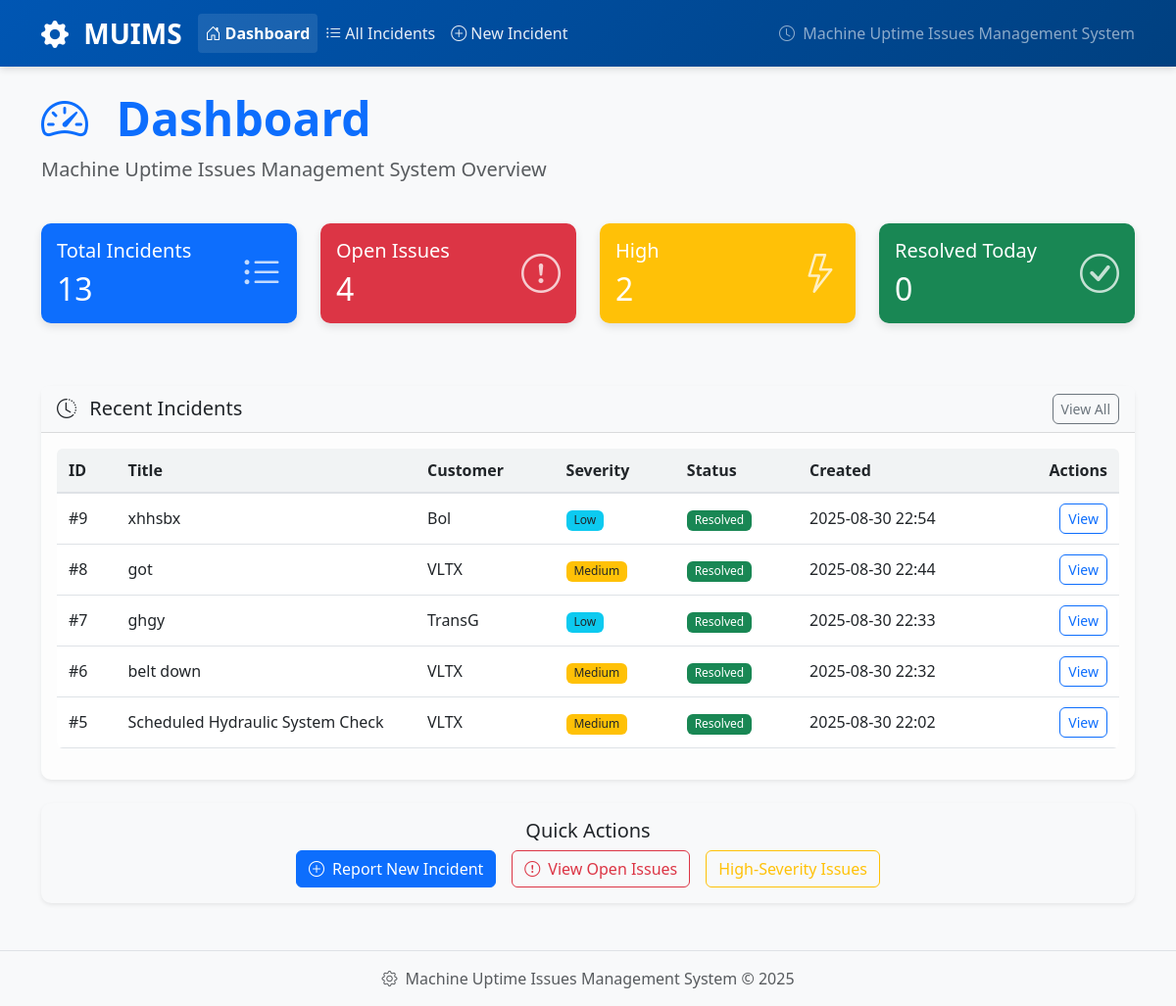
Before: / with the older database file.
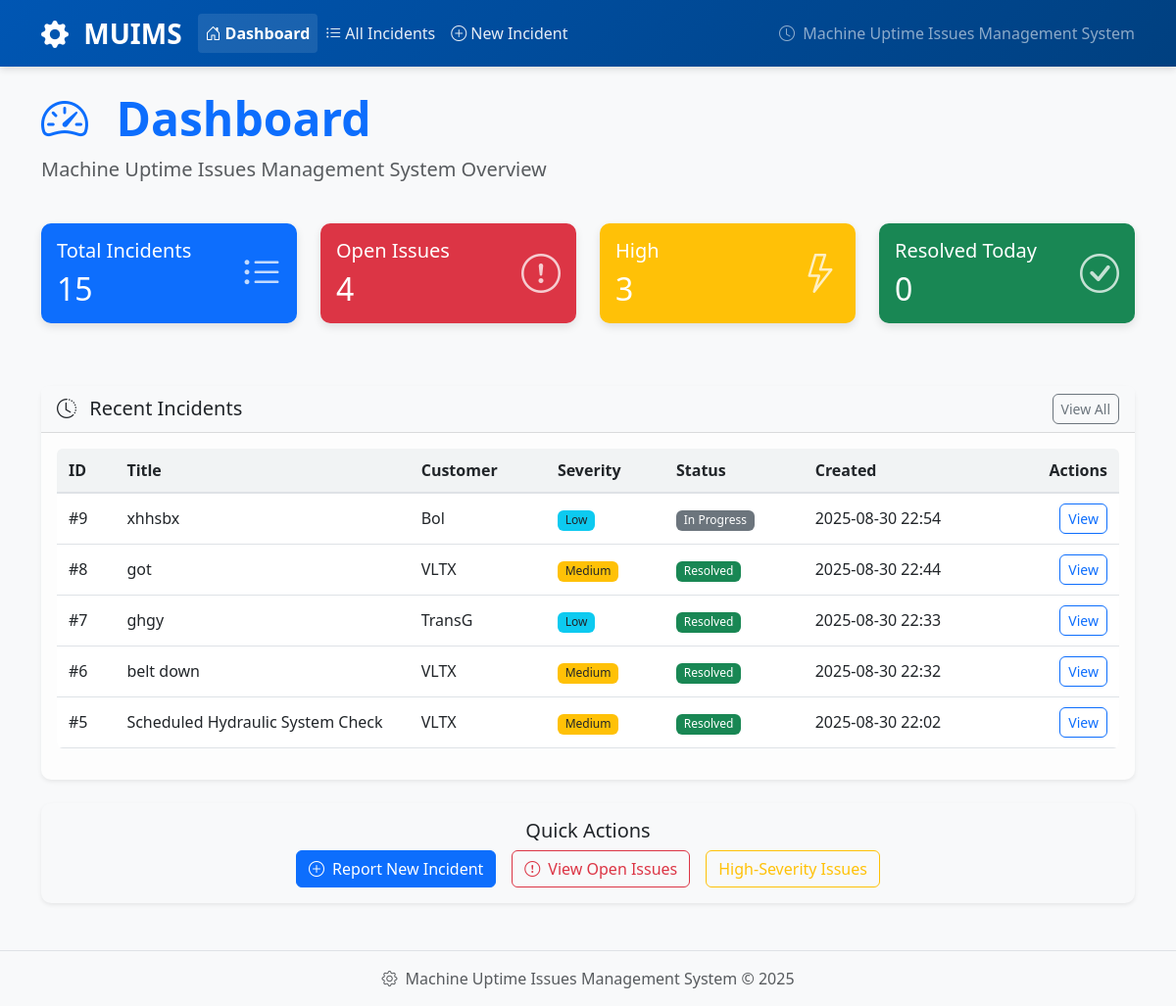
After: the same page with the newer database file.
### app/models.py (models this page shows, shortened)
class Incident(db.Model):
    id = db.Column(db.Integer, primary_key=True)
    title = db.Column(db.String(140), nullable=False)
    description = db.Column(db.Text)
    customer_name = db.Column(db.String(100))      # "Customer Name"
    site_name = db.Column(db.String(150))          # "Site/Facility Name"
    location = db.Column(db.String(100))           # "Location"
    machine_model = db.Column(db.String(150))      # rename of Equipment -> Machine Model
    machine_serial = db.Column(db.String(150))     # "Machine Serial Number"
    fault = db.Column(db.String(255))              # "Fault"
    fault_code = db.Column(db.String(20))          # "Fault Code"
    start_time = db.Column(db.DateTime(timezone=True))            # "Start Time"
    end_time = db.Column(db.DateTime(timezone=True))              # "End Time"
    preventive_maintenance = db.Column(db.Boolean, default=False)
    parts_used = db.Column(db.Text, nullable=True)
    category = db.Column(db.String(50), default="mechanical")
    severity = db.Column(db.String(20), default="Medium")
    status = db.Column(db.String(20), default="Open")
    created_at = db.Column(db.DateTime(timezone=True), server_default=func.now(), nullable=False)
    parts = db.relationship("Part", secondary=incident_parts, backref=db.backref("incidents", lazy="dynamic"), lazy="selectin")

### app/routes.py (the view)
@main.route("/", endpoint="index")
def index():
    recent_incidents = (
        Incident.query
        .order_by(Incident.created_at.desc())
        .limit(5)
        .all()
    )
    total = Incident.query.count()
    open_ = Incident.query.filter_by(status="Open").count()
    high_count = Incident.query.filter_by(severity="High").count()
    return render_template("index.html", recent_incidents=recent_incidents, total=total, open_=open_, high_count=high_count)

### app/templates/index.html (shortened to what the changed rows need)
{% extends "base.html" %}
{% block content %}
<div class="row mb-4">
    <div class="col">
        <h1 class="display-5 fw-bold text-primary">
            <i class="bi bi-speedometer2 me-3"></i>
            Dashboard
        </h1>
    </div>
</div>
<div class="row mb-5">
    <div class="col-md-3 mb-3">
        <div class="card bg-primary text-white h-100">
            <div class="card-body">
                <div class="d-flex align-items-center">
                    <div class="flex-grow-1">
                        <h5 class="card-title">Total Incidents</h5>
                        <h2 class="mb-0">{{ total }}</h2>
                    </div>
                </div>
            </div>
        </div>
    </div>
    <div class="col-md-3 mb-3">
        <div class="card bg-danger text-white h-100">
            <div class="card-body">
                <div class="d-flex align-items-center">
                    <div class="flex-grow-1">
                        <h2 class="mb-0">{{ open_ }}</h2>
                    </div>
                </div>
            </div>
        </div>
    </div>
    <div class="col-md-3 mb-3">
        <div class="card bg-warning text-white h-100">
            <div class="card-body">
                <div class="d-flex align-items-center">
                    <div class="flex-grow-1">
                        <h5 class="card-title">High</h5>
                        <h2 class="mb-0">{{ high_count }}</h2>
                    </div>
                </div>
            </div>
        </div>
    </div>
    <div class="col-md-3 mb-3">
        <div class="card bg-success text-white h-100">
            <div class="card-body">
                <div class="d-flex align-items-center">
                    <div class="flex-grow-1">
                        <h2 class="mb-0">0</h2>
                    </div>
                </div>
            </div>
        </div>
    </div>
</div>
<div class="row">
    <div class="col">
        <div class="card">
            <div class="card-body">
                {% if recent_incidents %}
                  <div class="table-responsive">
                    <table class="table table-sm align-middle">
                      <thead>
                        <tr>
                          <th>ID</th>
                          <th>Title</th>
                          <th>Customer</th>
                          <th>Severity</th>
                          <th>Status</th>
                          <th>Created</th>
                          <th class="text-end">Actions</th>
                        </tr>
                      </thead>
                      <tbody>
                        {% for i in recent_incidents %}
                        <tr>
                          <td>#{{ i.id }}</td>
                          <td class="text-truncate" style="max-width: 220px;">{{ i.title or 'Untitled' }}</td>
                          <td>{{ i.customer_name or '—' }}</td>
                          <td>
                            <span class="badge {{ i.severity|sev_badge }}">{{ i.severity or 'N/A' }}</span>
                          </td>
                          <td>
                            <span class="badge {{ i.status|status_badge }}">{{ i.status or 'Open' }}</span>
                          </td>
                          <td>{{ i.created_at|datetime('%Y-%m-%d %H:%M') if i.created_at else '—' }}</td>
                          <td class="text-end">
                            <a href="{{ url_for('main.incident_detail', incident_id=i.id) }}" class="btn btn-sm btn-outline-primary">View</a>
                          </td>
                        </tr>
                        {% endfor %}
                      </tbody>
                    </table>
                  </div>
                {% else %}
                  <div class="text-center text-muted py-5">
                    <div class="mb-2" style="font-size: 2rem;">📄</div>
                    <div>No incidents found</div>
                    <a href="{{ url_for('main.new_incident') }}" class="btn btn-primary mt-3">Create New Incident</a>
                  </div>
                {% endif %}
            </div>
        </div>
    </div>
</div>
{% endblock %}

Changed rows visible on the page:
changed Incident "xhhsbx": status "Resolved" → "In Progress"
Other visible differences:
{{ total }}: "13" → "15"
{{ high_count }}: "2" → "3"
